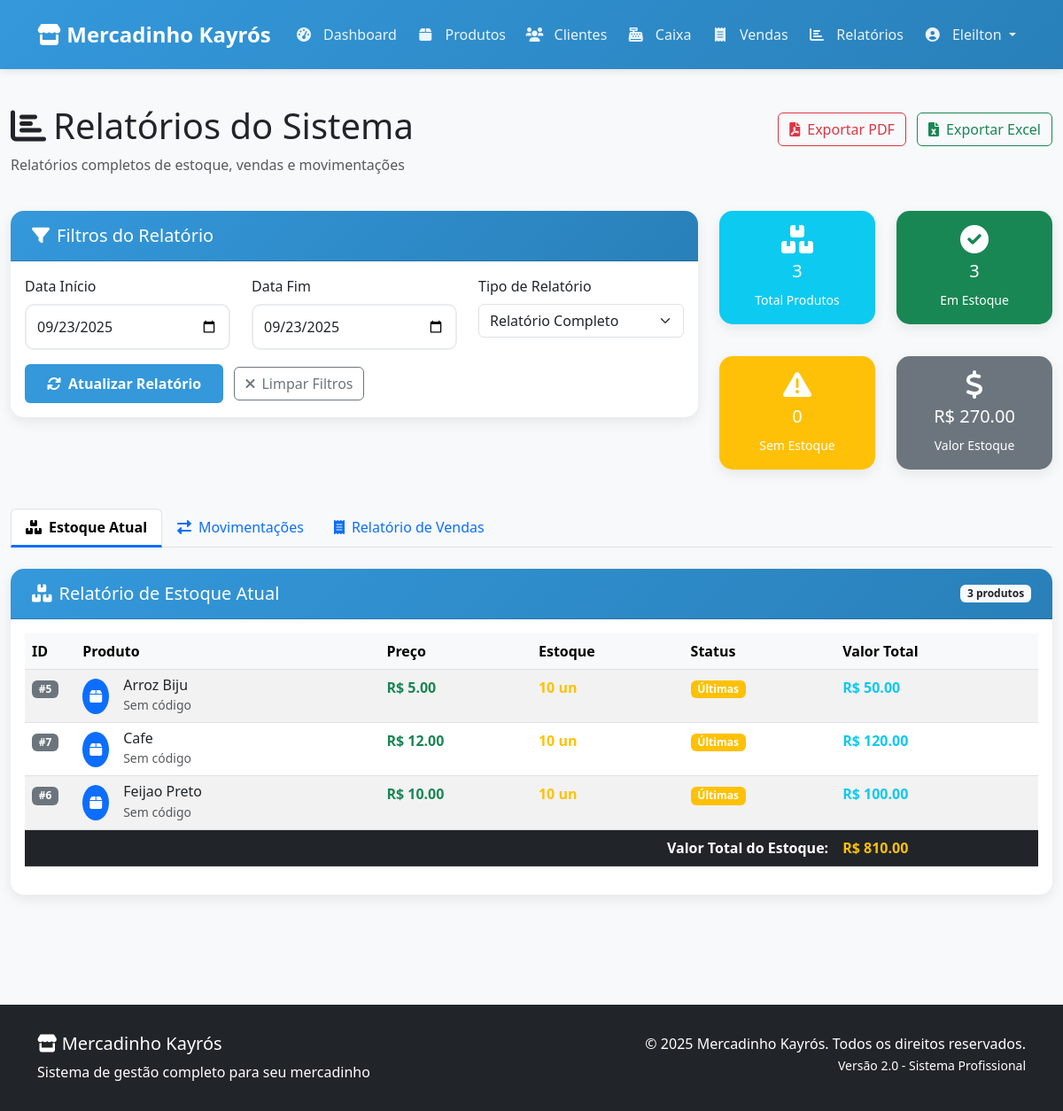
Page /relatorios (signed in) on the committed database.
### tables this page shows
CREATE TABLE usuarios (
        id INTEGER PRIMARY KEY AUTOINCREMENT,
        username TEXT NOT NULL UNIQUE,
        password_hash TEXT NOT NULL
    );

CREATE TABLE produtos (
        id INTEGER PRIMARY KEY AUTOINCREMENT,
        nome TEXT NOT NULL,
        preco REAL NOT NULL,
        quantidade INTEGER NOT NULL,
        codigo_barras TEXT UNIQUE
    );

### app.py (the view)
@app.route('/relatorios')
@login_required
def relatorios():
    try:
        relatorio_estoque = db.get_relatorio_estoque()
        relatorio_movimentacao = db.get_relatorio_movimentacao_estoque()
        estatisticas = db.get_estatisticas_gerais()
        return render_template('relatorios.html',
                             estoque=relatorio_estoque,
                             movimentacoes=relatorio_movimentacao,
                             estatisticas=estatisticas)
    except Exception as e:
        flash('Erro ao carregar relatórios.', 'danger')
        return render_template('relatorios.html', estoque=[], movimentacoes=[], estatisticas={})

### templates/relatorios.html (shortened to what this page needs)
{% extends "base.html" %}
{% block content %}
<div class="container-fluid py-4">
    <div class="row mb-4">
        <div class="col-12">
            <div class="d-flex justify-content-between align-items-center">
                <h1><i class="fas fa-chart-bar me-2"></i>Relatórios do Sistema</h1>
                <div>
                    <button class="btn btn-outline-danger me-2" id="btn-exportar-pdf">
                        <i class="fas fa-file-pdf me-2"></i>Exportar PDF
                    </button>
                    <button class="btn btn-outline-success" id="btn-exportar-excel">
                        <i class="fas fa-file-excel me-2"></i>Exportar Excel
                    </button>
                </div>
            </div>
            <p class="text-muted">Relatórios completos de estoque, vendas e movimentações</p>
        </div>
    </div>
    <div class="row mb-4">
        <div class="col-md-8">
            <div class="card">
                <div class="card-header bg-primary text-white">
                    <h5 class="mb-0"><i class="fas fa-filter me-2"></i>Filtros do Relatório</h5>
                </div>
                <div class="card-body">
                    <div class="row">
                        <div class="col-md-4">
                            <label for="data-inicio" class="form-label">Data Início</label>
                            <input type="date" class="form-control" id="data-inicio" value="{{ hoje }}">
                        </div>
                        <div class="col-md-4">
                            <label for="data-fim" class="form-label">Data Fim</label>
                            <input type="date" class="form-control" id="data-fim" value="{{ hoje }}">
                        </div>
                        <div class="col-md-4">
                            <label for="tipo-relatorio" class="form-label">Tipo de Relatório</label>
                            <select class="form-select" id="tipo-relatorio">
                                <option value="completo">Relatório Completo</option>
                            </select>
                        </div>
                    </div>
                    <div class="row mt-3">
                        <div class="col-12">
                            <button class="btn btn-primary me-2" id="btn-gerar-relatorio">
                                <i class="fas fa-sync-alt me-2"></i>Atualizar Relatório
                            </button>
                            <button class="btn btn-outline-secondary" id="btn-limpar-filtros">
                                <i class="fas fa-times me-2"></i>Limpar Filtros
                            </button>
                        </div>
                    </div>
                </div>
            </div>
        </div>
        <div class="col-md-4">
            <div class="row">
                <div class="col-6 mb-3">
                    <div class="card bg-info text-white">
                        <div class="card-body text-center py-3">
                            <i class="fas fa-boxes fa-2x mb-2"></i>
                            <h5>{{ estatisticas.total_produtos or 0 }}</h5>
                            <small>Total Produtos</small>
                        </div>
                    </div>
                </div>
                <div class="col-6 mb-3">
                    <div class="card bg-success text-white">
                        <div class="card-body text-center py-3">
                            <i class="fas fa-check-circle fa-2x mb-2"></i>
                            <h5>{{ estatisticas.produtos_estoque or 0 }}</h5>
                            <small>Em Estoque</small>
                        </div>
                    </div>
                </div>
                <div class="col-6">
                    <div class="card bg-warning text-white">
                        <div class="card-body text-center py-3">
                            <i class="fas fa-exclamation-triangle fa-2x mb-2"></i>
                            <h5>{{ estatisticas.produtos_sem_estoque or 0 }}</h5>
                            <small>Sem Estoque</small>
                        </div>
                    </div>
                </div>
                <div class="col-6">
                    <div class="card bg-secondary text-white">
                        <div class="card-body text-center py-3">
                            <i class="fas fa-dollar-sign fa-2x mb-2"></i>
                            <h5>R$ {{ "%.2f"|format(estatisticas.valor_estoque or 0) }}</h5>
                            <small>Valor Estoque</small>
                        </div>
                    </div>
                </div>
            </div>
        </div>
    </div>
    <ul class="nav nav-tabs mb-4" id="relatoriosTabs" role="tablist">
        <li class="nav-item" role="presentation">
            <button class="nav-link active" id="estoque-tab" data-bs-toggle="tab" data-bs-target="#estoque" type="button" role="tab">
                <i class="fas fa-boxes me-2"></i>Estoque Atual
            </button>
        </li>
        <li class="nav-item" role="presentation">
            <button class="nav-link" id="movimentacoes-tab" data-bs-toggle="tab" data-bs-target="#movimentacoes" type="button" role="tab">
                <i class="fas fa-exchange-alt me-2"></i>Movimentações
            </button>
        </li>
        <li class="nav-item" role="presentation">
            <button class="nav-link" id="vendas-tab" data-bs-toggle="tab" data-bs-target="#vendas" type="button" role="tab">
                <i class="fas fa-receipt me-2"></i>Relatório de Vendas
            </button>
        </li>
    </ul>
    <div class="tab-content" id="relatoriosContent">
        <div class="tab-pane fade show active" id="estoque" role="tabpanel">
            <div class="card">
                <div class="card-header bg-success text-white d-flex justify-content-between align-items-center">
                    <h5 class="mb-0"><i class="fas fa-boxes me-2"></i>Relatório de Estoque Atual</h5>
                    <span class="badge bg-light text-dark">{{ estoque|length }} produtos</span>
                </div>
                <div class="card-body">
                    {% if estoque %}
                    <div class="table-responsive">
                        <table class="table table-hover table-striped" id="tabela-estoque">
                            <thead class="table-light">
                                <tr>
                                    <th width="5%">ID</th>
                                    <th width="30%">Produto</th>
                                    <th width="15%">Preço</th>
                                    <th width="15%">Estoque</th>
                                    <th width="15%">Status</th>
                                    <th width="20%">Valor Total</th>
                                </tr>
                            </thead>
                            <tbody>
                                {% for produto in estoque %}
                                <tr>
                                    <td><span class="badge bg-secondary">#{{ produto.id }}</span></td>
                                    <td>
                                        <div class="d-flex align-items-center">
                                            <div class="bg-primary rounded-circle text-white p-2 me-3">
                                                <i class="fas fa-box"></i>
                                            </div>
                                            <div>
                                                <h6 class="mb-0">{{ produto.nome }}</h6>
                                                <small class="text-muted">{{ produto.codigo_barras or 'Sem código' }}</small>
                                            </div>
                                        </div>
                                    </td>
                                    <td class="fw-bold text-success">R$ {{ "%.2f"|format(produto.preco) }}</td>
                                    <td>
                                        <span class="fw-bold {% if produto.quantidade > 10 %}text-success{% elif produto.quantidade > 0 %}text-warning{% else %}text-danger{% endif %}">
                                            {{ produto.quantidade }} un
                                        </span>
                                    </td>
                                    <td>
                                        {% if produto.quantidade > 10 %}
                                        <span class="badge bg-success">Disponível</span>
                                        {% elif produto.quantidade > 0 %}
                                        <span class="badge bg-warning">Últimas</span>
                                        {% else %}
                                        <span class="badge bg-danger">Esgotado</span>
                                        {% endif %}
                                    </td>
                                    <td class="fw-bold text-info">R$ {{ "%.2f"|format(produto.preco * produto.quantidade) }}</td>
                                </tr>
                                {% endfor %}
                            </tbody>
                            <tfoot class="table-dark">
                                <tr>
                                    <td colspan="5" class="text-end"><strong>Valor Total do Estoque:</strong></td>
                                    <td class="fw-bold text-warning">
                                        R$ {{ "%.2f"|format(estoque|sum(attribute='preco') * estoque|sum(attribute='quantidade')) }}
                                    </td>
                                </tr>
                            </tfoot>
                        </table>
                    </div>
                    {% else %}
                    <div class="text-center py-5">
                        <i class="fas fa-box-open fa-4x text-muted mb-3"></i>
                        <h4 class="text-muted">Nenhum produto cadastrado</h4>
                        <p class="text-muted">Não há produtos para exibir no relatório de estoque.</p>
                    </div>
                    {% endif %}
                </div>
            </div>
        </div>
    </div>
</div>
{% endblock %}

### templates/base.html (shortened to what this page needs)
<!DOCTYPE html>
<html lang="pt-br">
<head>
    <link href="https://cdn.jsdelivr.net/npm/bootstrap@5.3.0/dist/css/bootstrap.min.css" rel="stylesheet">
    <link href="https://cdnjs.cloudflare.com/ajax/libs/font-awesome/6.0.0/css/all.min.css" rel="stylesheet">
</head>
<body>
    <nav class="navbar navbar-expand-lg navbar-dark">
        <div class="container">
            <a class="navbar-brand" href="{{ url_for('dashboard') }}">
                <i class="fas fa-store"></i> Mercadinho Kayrós
            </a>
            <div class="collapse navbar-collapse" id="navbarNav">
                <ul class="navbar-nav me-auto">
                    <li class="nav-item">
                        <a class="nav-link" href="{{ url_for('dashboard') }}">
                            <i class="fas fa-tachometer-alt"></i> Dashboard
                        </a>
                    </li>
                    <li class="nav-item">
                        <a class="nav-link" href="{{ url_for('produtos') }}">
                            <i class="fas fa-box"></i> Produtos
                        </a>
                    </li>
                    <li class="nav-item">
                        <a class="nav-link" href="{{ url_for('clientes') }}">
                            <i class="fas fa-users"></i> Clientes
                        </a>
                    </li>
                    <li class="nav-item">
                        <a class="nav-link" href="{{ url_for('caixa') }}">
                            <i class="fas fa-cash-register"></i> Caixa
                        </a>
                    </li>
                    <li class="nav-item">
                        <a class="nav-link" href="{{ url_for('vendas') }}">
                            <i class="fas fa-receipt"></i> Vendas
                        </a>
                    </li>
                    <li class="nav-item">
                        <a class="nav-link" href="{{ url_for('relatorios') }}">
                            <i class="fas fa-chart-bar"></i> Relatórios
                        </a>
                    </li>
                </ul>
                <ul class="navbar-nav">
                    {% if current_user.is_authenticated %}
                    <li class="nav-item dropdown">
                        <a class="nav-link dropdown-toggle" href="#" id="navbarDropdown" role="button" data-bs-toggle="dropdown">
                            <i class="fas fa-user-circle"></i> {{ current_user.username }}
                        </a>
                    </li>
                    {% else %}
                    <li class="nav-item">
                        <a class="nav-link" href="{{ url_for('login') }}">
                            <i class="fas fa-sign-in-alt"></i> Login
                        </a>
                    </li>
                    {% endif %}
                </ul>
            </div>
        </div>
    </nav>
    <main>
        {% block content %}{% endblock %}
    </main>
    <footer class="bg-dark text-white mt-5">
        <div class="container">
            <div class="row">
                <div class="col-md-6">
                    <h5><i class="fas fa-store"></i> Mercadinho Kayrós</h5>
                    <p class="mb-0">Sistema de gestão completo para seu mercadinho</p>
                </div>
                <div class="col-md-6 text-md-end">
                    <p class="mb-0">&copy; {{ current_year }} Mercadinho Kayrós. Todos os direitos reservados.</p>
                    <small>Versão 2.0 - Sistema Profissional</small>
                </div>
            </div>
        </div>
    </footer>
</body>
</html>

### rows in the picture
usuarios: username "Eleilton"
produtos: id "5", nome "Arroz Biju", codigo_barras "Sem código", preco "5.00", quantidade "10", shows "Últimas", produto.preco*produto.quantidade "50.00"
produtos: id "7", nome "Cafe", codigo_barras "Sem código", preco "12.00", quantidade "10", shows "Últimas", produto.preco*produto.quantidade "120.00"
produtos: id "6", nome "Feijao Preto", codigo_barras "Sem código", preco "10.00", quantidade "10", shows "Últimas", produto.preco*produto.quantidade "100.00"

### other values in the picture
{{ estatisticas.total_produtos or 0 }} "3"
{{ estatisticas.produtos_estoque or 0 }} "3"
{{ estatisticas.produtos_sem_estoque or 0 }} "0"
{{ "%.2f"|format(estatisticas.valor_estoque or 0) }} "270.00"
{{ estoque|length }} "3"
